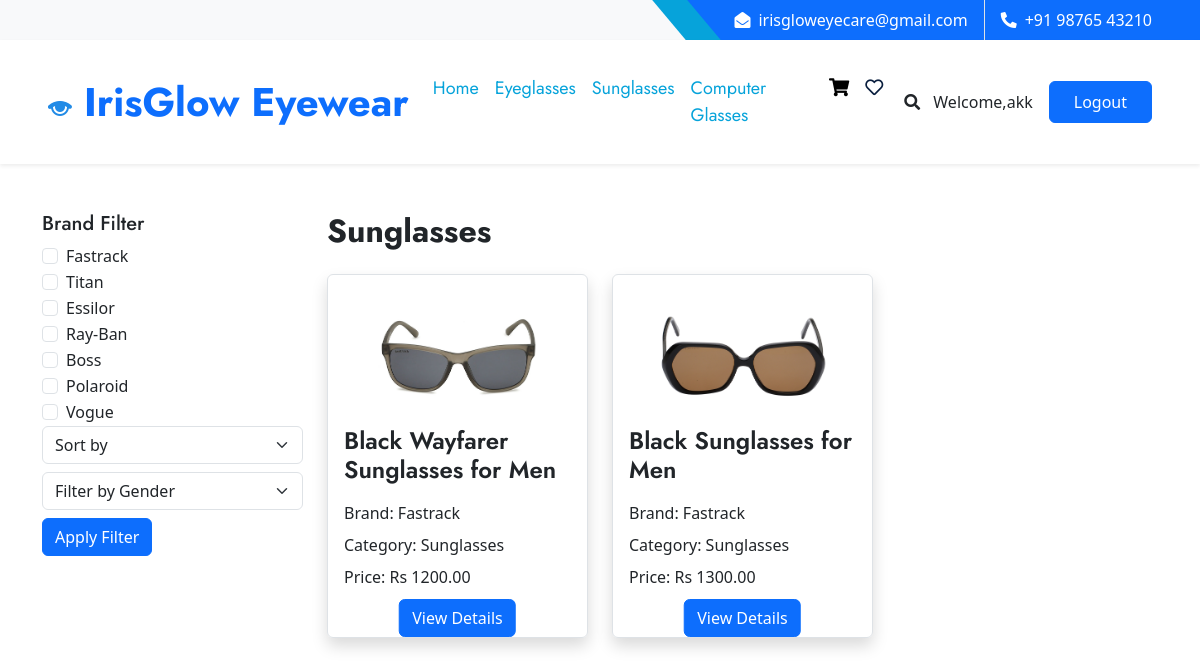
/sunglasses/ (signed in), run on the app's committed database.
### IrisGlowApp/models.py (models this page shows, shortened)
class CustomUser(AbstractUser):
    PATIENT = 1
    DOCTOR = 2
    SPECTS = 3
    ADMIN = 4
    ROLE_CHOICE = (
        (PATIENT, 'Patient'),
        (DOCTOR, 'Doctor'),
        (SPECTS, 'Spects'),
        (ADMIN,'Admin'),
    )
    username=None
    first_name = models.CharField(max_length=50)
    last_name = models.CharField(max_length=50)
    USERNAME_FIELD = 'email'
    email = models.EmailField(max_length=100, unique=True)
    phone = models.CharField(max_length=12, blank=True)
    password = models.CharField(max_length=128)
    role = models.PositiveSmallIntegerField(choices=ROLE_CHOICE, blank=True, null=True,default='1')
    is_admin = models.BooleanField(default=False)
    is_staff = models.BooleanField(default=False)
    is_active = models.BooleanField(default=True)
    is_superadmin = models.BooleanField(default=False)
    REQUIRED_FIELDS = ['first_name','last_name', 'phone']
    objects = UserManager()

class Frame(models.Model):
    GENDER_CHOICES = (
        ('M', 'Male'),
        ('F', 'Female'),
        ('K', 'Kids'),
    )
    CATEGORY_CHOICES = (
        ('Eyeglasses', 'Eyeglasses'),
        ('Sunglasses', 'Sunglasses'),
        ('Computer Glasses', 'Computer Glasses'),
    )
    FRAME_MATERIAL_CHOICES = (
        ('Metal', 'Metal'),
        ('Plastic', 'Plastic'),
        ('Wood', 'Wood'),
        ('Aluminium', 'Aluminium'),
        ('Glass', 'Glass'),
    )
    FRAME_STYLE_CHOICES = (
        ('Circle', 'Circle'),
        ('Rectangle', 'Rectangle'),
        ('Geometric', 'Geometric'),
        ('Square', 'Square'),
    )
    SIZE_CHOICES = (
        ('Small', 'Small'),
        ('Medium', 'Medium'),
        ('Large', 'Large'),
    )
    BRAND_CHOICES = (
        ('Fastrack', 'Fastrack'),
        ('Titan', 'Titan'),
        ('Essilor', 'Essilor'),
        ('Ray-Ban', 'Ray-Ban'),
        ('Boss', 'Boss'),
        ('Polaroid', 'Polaroid'),
        ('Vogue', 'Vogue'),
    )
    COLOR_CHOICES = (
        ('Red', 'Red'),
        ('Blue', 'Blue'),
        ('Green', 'Green'),
        ('Black', 'Black'),
        ('White', 'White'),
    )
    TEMPLE_LENGTH_CHOICES = [
        ('140', '140 mm'),
        ('141', '141 mm'),
        ('142', '142 mm'),
        ('143', '143 mm'),
        ('144', '144 mm'),
        ('145', '145 mm'),
        ('146', '146 mm'),
        ('147', '147 mm'),
        ('148', '148 mm'),
        ('149', '149 mm'),
        ('150', '150 mm'),
        ('151', '151 mm'),
        ('152', '152 mm'),
        ('153', '153 mm'),
        ('154', '154 mm'),
        ('155', '155 mm'),
        ('156', '156 mm'),
        ('157', '157 mm'),
        ('158', '158 mm'),
    ]
    BRIDGE_SIZE_CHOICES = [
        ('15', '15 mm'),
        ('16', '16 mm'),
        ('17', '17 mm'),
        ('18', '18 mm'),
        ('19', '19 mm'),
        ('20', '20 mm'),
        ('21', '21 mm'),
        ('22', '22 mm'),
        ('23', '23 mm'),
        ('24', '24 mm'),
        ('25', '25 mm'),
    ]
    LENS_WIDTH_CHOICES = [
        ('45', '45 mm'),
        ('46', '46 mm'),
        ('47', '47 mm'),
        ('48', '48 mm'),
        ('49', '49 mm'),
        ('50', '50 mm'),
        ('51', '51 mm'),
        ('52', '52 mm'),
        ('53', '53 mm'),
        ('54', '54 mm'),
        ('55', '55 mm'),
        ('56', '56 mm'),
        ('57', '57 mm'),
        ('58', '58 mm'),
    ]
    name = models.CharField(max_length=255, unique=True)
    brand_name = models.CharField(max_length=255, choices=BRAND_CHOICES)
    category = models.CharField(max_length=255, choices=CATEGORY_CHOICES)
    product_description = models.TextField()
    material_description = models.TextField()
    gender = models.CharField(max_length=1, choices=GENDER_CHOICES)
    price = models.DecimalField(max_digits=10, decimal_places=2, validators=[MaxValueValidator(10000)])
    stock_quantity = models.PositiveIntegerField(default=0)
    production_date = models.DateField(null=True, blank=True)
    color = models.CharField(max_length=50, null=True, blank=True, choices=COLOR_CHOICES)
    size = models.CharField(max_length=10, choices=SIZE_CHOICES, null=True, blank=True)
    frame_material = models.CharField(max_length=20, choices=FRAME_MATERIAL_CHOICES, null=True, blank=True)
    frame_style = models.CharField(max_length=20, choices=FRAME_STYLE_CHOICES, null=True, blank=True)
    temple_length = models.CharField(max_length=3, choices=TEMPLE_LENGTH_CHOICES, default='15')
    bridge_size = models.CharField(max_length=5, choices=BRIDGE_SIZE_CHOICES, default='15')
    lens_width = models.CharField(max_length=5, choices=LENS_WIDTH_CHOICES, default='15')
    thumbnail = models.ImageField(upload_to='frame_thumbnails/')
    image_2 = models.ImageField(upload_to='frame_images/', blank=True, null=True)
    image_3 = models.ImageField(upload_to='frame_images/', blank=True, null=True)
    image_4 = models.ImageField(upload_to='frame_images/', blank=True, null=True)
    image_5 = models.ImageField(upload_to='frame_images/', blank=True, null=True)
    frame_id = models.AutoField(primary_key=True, unique=True)

### IrisGlowApp/views.py (the view)
# urls.py: path('sunglasses/', views.sunglasses, name='sunglasses'),
@login_required
def sunglasses(request):
    sunglasses_frames = Frame.objects.filter(category='Sunglasses')
    selected_brands = request.GET.getlist('brand', [])
    if selected_brands:
        sunglasses_frames = sunglasses_frames.filter(brand_name__in=selected_brands)
    sort_by = request.GET.get('sort', None)
    if sort_by == 'price_low_to_high':
        sunglasses_frames = sunglasses_frames.order_by('price')
    elif sort_by == 'price_high_to_low':
        sunglasses_frames = sunglasses_frames.order_by('-price')
    gender = request.GET.get('gender', None)
    if gender in ['M', 'F', 'K']:
        sunglasses_frames = sunglasses_frames.filter(gender=gender)
    context = {
        'sunglasses_frames': sunglasses_frames,
        'selected_brands': selected_brands,
        'BRAND_CHOICES': Frame.BRAND_CHOICES,
    }
    return render(request, 'sunglasses/sunglasses.html', context)

### template/sunglasses/sunglasses.html (shortened to what this page needs)
{% load static %}
<!DOCTYPE html>
<html lang="en">
<head>
    <link href="https://cdnjs.cloudflare.com/ajax/libs/font-awesome/5.10.0/css/all.min.css" rel="stylesheet">
    <link href="https://cdn.jsdelivr.net/npm/bootstrap-icons@1.4.1/font/bootstrap-icons.css" rel="stylesheet">
    <link href="{% static 'lib/owlcarousel/assets/owl.carousel.min.css' %}" rel="stylesheet">
    <link href="{% static 'lib/animate/animate.min.css' %}" rel="stylesheet">
    <link href="{% static 'lib/tempusdominus/css/tempusdominus-bootstrap-4.min.css' %}" rel="stylesheet" />
    <link href="{% static 'lib/twentytwenty/twentytwenty.css' %}" rel="stylesheet" />
    <link href="{% static 'css/bootstrap.min.css' %}" rel="stylesheet">
    <link href="{% static 'css/style.css' %}" rel="stylesheet">
    <link href="https://cdn.jsdelivr.net/npm/bootstrap@5.3.0/dist/css/bootstrap.min.css" rel="stylesheet">
</head>
<body>
    <div class="container-fluid bg-light ps-5 pe-0 d-none d-lg-block">
        <div class="row gx-0">
            <div class="col-md-6 text-center text-lg-start mb-2 mb-lg-0">
            </div>
            <div class="col-md-6 text-center text-lg-end">
                <div class="position-relative d-inline-flex align-items-center bg-primary text-white top-shape px-5">
                    <div class="me-3 pe-3 border-end py-2">
                        <p class="m-0"><i class="fa fa-envelope-open me-2"></i>irisgloweyecare@gmail.com</p>
                    </div>
                    <div class="py-2">
                        <p class="m-0"><i class="fa fa-phone-alt me-2"></i>+91 98765 43210</p>
                    </div>
                </div>
            </div>
        </div>
    </div>
    <nav class="navbar navbar-expand-lg bg-white navbar-light shadow-sm px-5 py-3 py-lg-0">
        <a href="index.html" class="navbar-brand p-0">
            <h1 class="m-0 text-primary">
                <img src="{% static 'img/img1.png' %}">
              IrisGlow Eyewear</h1>
        </a>
        {% if user.is_authenticated %}
        <div class="collapse navbar-collapse" id="navbarCollapse">
            <div class="navbar-nav ms-auto py-0">
                <a href="{% url 'buyframes' %}" class="nav-item nav-link active">Home</a>
                <a href="{% url 'eyeglasses' %}" class="nav-item nav-link active">Eyeglasses</a>
                <a href="{% url 'sunglasses' %}" class="nav-item nav-link active">Sunglasses</a>
                <a href="{% url 'computerglasses' %}" class="nav-item nav-link active">Computer Glasses</a>
                <a href="{% url 'cart' %}" class="nav-link active">
                    <i class="fas fa-shopping-cart" style="color: black;"></i>
                </a>
                <a href="{% url 'wishlist' %}" class="nav-link">
                    <i class="far fa-heart"></i>
                </a>
                </div>
            </div>
            <button type="button" class="btn text-dark" data-bs-toggle="modal" data-bs-target="#searchModal"><i class="fa fa-search"></i></button>
            <a href="" class="nav-item nav-link">Welcome,{{user.first_name}}</a>
            <a href="{% url 'logout' %}" class="btn btn-primary py-2 px-4 ms-3">Logout</a>
        {% endif %}
    </nav>
    {% block content %}
    <div class="container mt-5">
        <div class="row">
            <div class="col-md-3 mb-4">
                <form method="get">
                    <h5>Brand Filter</h5>
                    {% for brand in BRAND_CHOICES %}
                        <div class="form-check">
                            <input type="checkbox" class="form-check-input" id="{{ brand.0 }}" name="brand" value="{{ brand.0 }}" {% if brand.0 in selected_brands %}checked{% endif %}>
                            <label class="form-check-label" for="{{ brand.0 }}">{{ brand.1 }}</label>
                        </div>
                    {% endfor %}
                    <select name="sort" class="form-select mb-2">
                        <option value="">Sort by</option>
                    </select>
                    <select name="gender" class="form-select mb-2">
                        <option value="">Filter by Gender</option>
                    </select>
                    <button type="submit" class="btn btn-primary mb-2">Apply Filter</button>
                </form>
            </div>
            <div class="col-md-9">
                <h2 class="mb-4">Sunglasses</h2>
                <div class="row">
                    {% for frame in sunglasses_frames %}
                        <div class="col-md-4 mb-4">
                            <div class="frame-box p-3 border rounded position-relative shadow">
                                <img src="{{ frame.thumbnail.url }}" alt="{{ frame.name }}" class="img-fluid mb-2">
                                <h4 class="mb-3">{{ frame.name }}</h4>
                                <p class="mb-2">Brand: {{ frame.brand_name }}</p>
                                <p class="mb-2">Category: {{ frame.category }}</p>
                                <p class="mb-2">Price: Rs {{ frame.price }}</p>
                                <br>
                                <a href="{% url 'frame_details_common' frame_id=frame.frame_id %}" class="btn btn-primary position-absolute bottom-0 start-50 translate-middle-x">View Details</a>
                            </div>
                        </div>
                    {% endfor %}
                </div>
            </div>
        </div>
    </div>
{% endblock %}

### static/css/style.css (style rules this page uses)
:root { --primary: #06A3DA; --secondary: #F57E57; --light: #EEF9FF; --dark: #091E3E; }
h1, h2, .font-weight-bold { font-weight: 700 !important; }
h3, h4, .font-weight-semi-bold { font-weight: 600 !important; }
h5, h6, .font-weight-medium { font-weight: 500 !important; }
.btn { font-family: 'Jost', sans-serif; font-weight: 600; transition: .5s; }
.btn-primary, .btn-secondary { color: #FFFFFF; }
.top-shape::before { position: absolute; content: ""; width: 35px; height: 100%; top: 0; left: -17px; background: var(--primary); transform: skew(40deg); }
.navbar-light .navbar-nav .nav-link { font-family: 'Jost', sans-serif; padding: 35px 15px; font-size: 18px; color: var(--dark); outline: none; transition: .5s; }
.navbar-light .navbar-nav .nav-link:hover, .navbar-light .navbar-nav .nav-link.active { color: var(--primary); }

### template/sunglasses/sunglasses.html (style rules this page uses)
.frame-box { transition: transform 0.3s; overflow: hidden; background: linear-gradient(45deg, #0a899e, ##eeff1b); height: 100%; }

### data on the page
CustomUser: first_name "akk"
Frame: thumbnail (picture), name "Black Wayfarer Sunglasses for Men", brand_name "Fastrack", category "Sunglasses", price "1200.00"
Frame: thumbnail (picture), name "Black Sunglasses for Men", brand_name "Fastrack", category "Sunglasses", price "1300.00"

### other printed values
{{ brand.1 }} "Fastrack" "Titan" "Essilor" "Ray-Ban" "Boss" "Polaroid" "Vogue"
